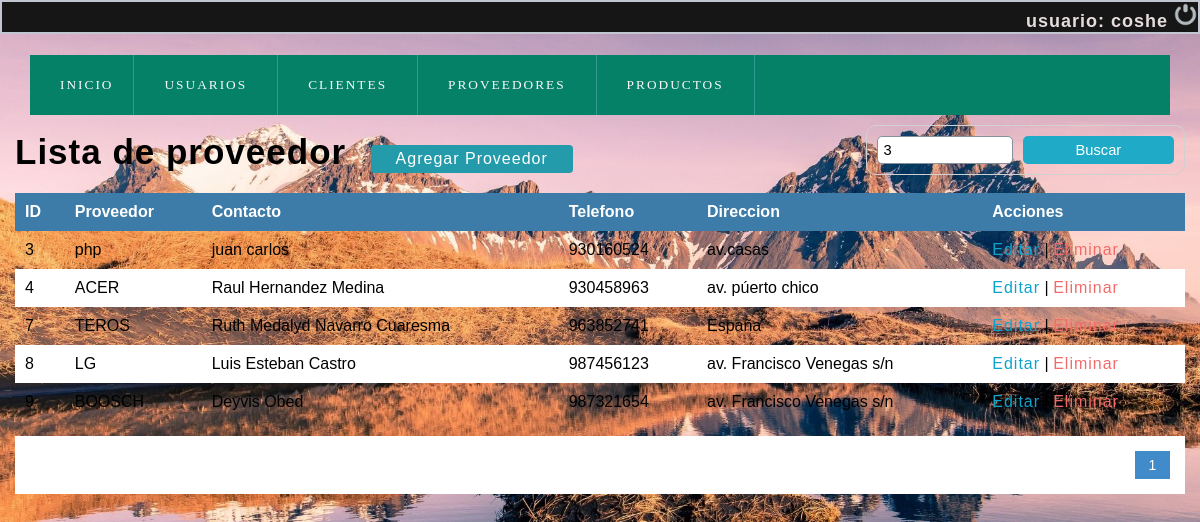
Page /olvidocontraseña/buscar_proveedor.php?busqueda=3 (signed in) on the committed database.
### tables this page shows
CREATE TABLE `users` (
  `id` int(11) NOT NULL,
  `first_name` varchar(100) NOT NULL,
  `last_name` varchar(100) NOT NULL,
  `email` varchar(100) NOT NULL,
  `password` varchar(255) NOT NULL,
  `phone` varchar(15) NOT NULL,
  `forgot_pass_identity` varchar(32) NOT NULL,
  `created` datetime NOT NULL,
  `modified` datetime NOT NULL,
  `status` enum('1','0') NOT NULL DEFAULT '1'
);

CREATE TABLE `proveedores` (
  `codproveedor` int(11) NOT NULL,
  `proveedor` varchar(100) NOT NULL,
  `contacto` varchar(100) NOT NULL,
  `telefono` int(9) NOT NULL,
  `direccion` varchar(100) NOT NULL
);

### olvidocontraseña/user.php (called while the page is built, shortened)
<?php
class User{
    private $dbHost     = "localhost";
    private $dbUsername = "root";
    private $dbPassword = "12345678";
    private $dbName     = "logtest";
    private $port = 3360;
    private $userTbl    = "users";
    public function __construct(){
        if(!isset($this->db)){
            $conn = new mysqli($this->dbHost, $this->dbUsername, $this->dbPassword, $this->dbName,$this->port);
            if($conn->connect_error){
                die("Failed to connect with MySQL: " . $conn->connect_error);
            }else{
                $this->db = $conn;
            }
        }
    }
    public function getRows($conditions = array()){
        $sql = 'SELECT ';
        $sql .= array_key_exists("select",$conditions)?$conditions['select']:'*';
        $sql .= ' FROM '.$this->userTbl;
        if(array_key_exists("where",$conditions)){
            $sql .= ' WHERE ';
            $i = 0;
            foreach($conditions['where'] as $key => $value){
                $pre = ($i > 0)?' AND ':'';
                $sql .= $pre.$key." = '".$value."'";
                $i++;
            }
        }
        $result = $this->db->query($sql);
        if(array_key_exists("return_type",$conditions) && $conditions['return_type'] != 'all'){
            switch($conditions['return_type']){
                case 'single':
                    $data = $result->fetch_assoc();
                    break;
            }
        }else{
            if($result->num_rows > 0){
                while($row = $result->fetch_assoc()){
                    $data[] = $row;
                }
            }
        }
        return !empty($data)?$data:false;
    }
}

### olvidocontraseña/buscar_proveedor.php (the view, shortened to what this page needs)
<?php
	include "conexion.php";
 ?>
<!DOCTYPE html>
<html lang="en">
<head>
	<?php include "scripts.php"; ?>
</head>
<body>
	<?php include "index2.php"; ?>
	<section id="container">
		<?php
			$busqueda = strtolower($_REQUEST['busqueda']);
		 ?>
		<h1>Lista de proveedor</h1>
		<a href="registro_proveedores.php" class="btn_new">Agregar Proveedor</a>
		<form action="buscar_proveedor.php" method="get" class="form_search">
			<input type="text" name="busqueda" id="busqueda" placeholder="Buscar" value="<?php echo $busqueda; ?>">
			<input type="submit" value="Buscar" class="btn_search">
		</form>
		<table>
			<tr>
				<th>ID</th>
				<th>Proveedor</th>
				<th>Contacto</th>
				<th>Telefono</th>
				<th>Direccion</th>
				<th>Acciones</th>
			</tr>
		<?php
			$sql_registe = mysqli_query($conection,"SELECT COUNT(*) as total_registro FROM proveedores
																WHERE ( codproveedor LIKE '%$busqueda%' OR
																		proveedor LIKE '%$busqueda%' OR
																		contacto LIKE '%$busqueda%' OR
																		telefono LIKE '%$busqueda%')");
			$result_register = mysqli_fetch_array($sql_registe);
			$total_registro = $result_register['total_registro'];
			$por_pagina = 5;
			if(empty($_GET['pagina']))
			{
				$pagina = 1;
			}else{
				$pagina = $_GET['pagina'];
			}
			$total_paginas = ceil($total_registro / $por_pagina);
			$query = mysqli_query($conection,"SELECT * FROM proveedores	WHERE
										( codproveedor LIKE '%$busqueda%' OR
											proveedor LIKE '%$busqueda%' OR
											contacto LIKE '%$busqueda%' OR
											telefono LIKE '%$busqueda%' OR
											direccion  LIKE  '%$busqueda%' )");
			$result = mysqli_num_rows($query);
			if($result > 0){
				while ($data = mysqli_fetch_array($query)) {
			?>
				<tr>
					<td><?php echo $data["codproveedor"]; ?></td>
					<td><?php echo $data["proveedor"]; ?></td>
					<td><?php echo $data["contacto"]; ?></td>
					<td><?php echo $data["telefono"]; ?></td>
					<td><?php echo $data['direccion'] ?></td>
					<td>
						<a class="link_edit" href="editar_proveedor.php?id=<?php echo $data["codproveedor"]; ?>">Editar</a>
					<?php if($data["codproveedor"] != 1){ ?>
						|
						<a class="link_delete" href="eliminar_confirmar_proveedor.php?id=<?php echo $data["codproveedor"]; ?>">Eliminar</a>
					<?php } ?>
					</td>
				</tr>
		<?php
				}
			}
		 ?>
		</table>
<?php
	if($total_registro != 0)
	{
 ?>
		<div class="paginador">
			<ul>
			<?php
				for ($i=1; $i <= $total_paginas; $i++) {
					if($i == $pagina)
					{
						echo '<li class="pageSelected">'.$i.'</li>';
					}else{
						echo '<li><a href="?pagina='.$i.'&busqueda='.$busqueda.'">'.$i.'</a></li>';
					}
				}
			 ?>
			</ul>
		</div>
<?php } ?>
	</section>
</body>
</html>

### olvidocontraseña/index2.php (shortened to what this page needs)
<?php
$sessData = !empty($_SESSION['sessData'])?$_SESSION['sessData']:'';
?>
<!DOCTYPE html>
<html>
<head>
    <link rel="stylesheet" href="css/estilo.css">
</head>
<body>
<div class="caja" id="jo">
        <?php
			if(!empty($sessData['userLoggedIn']) && !empty($sessData['userID'])){
				include 'user.php';
				$user = new User();
				$conditions['where'] = array(
					'id' => $sessData['userID'],
				);
				$conditions['return_type'] = 'single';
				$userData = $user->getRows($conditions);
        ?>
        <h4>usuario: <?php echo $userData['first_name']; ?></h2>
        <a href="cuentausuario.php?logoutSubmit=1"><img class="close" src="IMG/salir.png" alt="Salir del sistema" title="Salir"></a>
        <?php } ?>
	</div>
    <header>
        <nav>
            <ul>
                <li><a href="index2.php"><span class="icon-home"></span>INICIO</a></li>
                <li class="submenu">
                    <a href="#"><span class="icon-library"></span>Usuarios<span class="despegable icon-circle-down"></span></a>
                </li>
                <li class="submenu">
                    <a href="#"><span class="icon-library"></span>Clientes<span class="despegable icon-circle-down"></span></a>
                <li class="submenu">
                    <a href="#"><span class="icon-library"></span>Proveedores<span class="despegable icon-circle-down"></span></a>
               <li class="submenu">
                    <a href="#"><span class="icon-library"></span>Productos<span class="despegable icon-circle-down"></span></a>
                    </ul>
        </nav>
    </header>
</body>
</html>

### olvidocontraseña/css/style.css (style rules this page uses)
* { margin: 0; padding: 0; box-sizing: border-box; }
body { background: #ededed; }
h1, h2, h3, h4, h5, h6 { font-family: 'arial'; font-weight: bold; letter-spacing: 1px; }
h1 { font-size: 26px; }
h4 { font-size: 16px; }
a { text-decoration: none; font-family: arial; letter-spacing: 1px; }
header { position: fixed; width: 100%; }
.close { width: 25px; height: 25px; }
nav ul { background: #058167; list-style: none; display: -webkit-flex; display: -moz-flex; display: -ms-flex; display: -o-flex; display: flex; justify-content: left; align-items: center; }
nav ul > li a { position: relative; }
nav a { color: #FFF; display: block; font-size: 10pt; font-family: 'GothamBook'; padding: 15px 30px; text-transform: uppercase; letter-spacing: 2px; transition: background .5s; border-right: 1px solid #319B8F; }
#container { padding: 90px 15px 15px; }
form { background: #FFF; margin: auto; padding: 20px 50px; border: 1px solid #d1d1d1; }
input,select { display: block; width: 100%; font-size: 11pt; padding: 5px; border: 1px solid #85929e; border-radius: 5px; }
#container h1 { font-size: 35px; display: inline-block; }
.btn_new { display: inline-block; background: #239baa; color: #FFF; padding: 5px 25px; border-radius: 4px; margin: 20px; }
table { border-collapse: collapse; font-size: 12pt; font-family: 'arial'; width: 100%; }
table th { text-align: left; padding: 10px; background: #3d7ba8; color: #FFF; }
table tr:nth-child(odd) { background: #FFF; }
table td { padding: 10px; }
.link_edit { color: #0ca4ce; }
.link_delete { color: #f26b6b; }
.paginador ul { padding: 15px; list-style: none; background: #FFF; margin-top: 15px; display: -webkit-flex; display: -moz-flex; display: -ms-flex; display: -o-flex; display: flex; justify-content: flex-end; }
.paginador a, .pageSelected { color: #428bca; border: 1px solid #ddd; padding: 5px; display: inline-block; font-size: 14px; text-align: center; width: 35px; }
.pageSelected { color: #FFF; background: #428bca; border: 1px solid #428bca; }
.form_search { display: -webkit-flex; display: -moz-flex; display: -ms-flex; display: -o-flex; display: flex; float: right; background: initial; padding: 10px; border-radius: 10px; }
.form_search .btn_search { background: #1faac8; color: #FFF; padding: 0 20px; border: 0; cursor: pointer; margin-left: 10px; }

### olvidocontraseña/css/estilo.css (style rules this page uses)
body { margin: 0; font-family: sans-serif; background-image:url(IMG/fondo.jpg); width: 100%; height:100%vh; background-size: cover; }
header { width: 100%; }
header nav { background: rgb(12, 63, 44); z-index: 1250; max-width: 1250px; width: 95%; margin: 20px auto; }
header nav ul { list-style: none; }
header nav ul li { display: inline-block; position: relative; }
header nav ul li a { color:rgb(250, 249, 252); display: block; text-decoration: none; padding: 20px; }
h4 { text-align: right; color: #e7dddd; font-weight: normal; font-size: 18px; font-family: Arial; text-transform: lowercase; display:inline; font-weight: bold; letter-spacing: 1px; }
div { width: 100%; height: 100%vh; background: #302f2f; }
.caja { font-family: Century Gothic,CenturyGothic,AppleGothic,sans-serif; color: #ffffff; font-size: 18px; font-weight: 400; text-align: right; background: #161616; margin: 0 0 1px; overflow: hidden; padding: 0.000001px; border-radius: 35px 0px 35px 0px; -moz-border-radius: 0px 0px 0px 0px; -webkit-border-radius: 0px 0px 0px 0px; border: 2px solid #c1c6d1; }
.close { width: 25px; height: 25px; }
a { text-decoration: none; font-family: arial; letter-spacing: 1px; }

### rows in the picture
users: first_name "coshe"
proveedores: codproveedor "3", proveedor "php", contacto "juan carlos", telefono "930160524", direccion "av.casas"
proveedores: codproveedor "4", proveedor "ACER", contacto "Raul Hernandez Medina", telefono "930458963", direccion "av. púerto chico"
proveedores: codproveedor "7", proveedor "TEROS", contacto "Ruth Medalyd Navarro Cuaresma", telefono "963852741", direccion "España"
proveedores: codproveedor "8", proveedor "LG", contacto "Luis Esteban Castro", telefono "987456123", direccion "av. Francisco Venegas s/n"
proveedores: codproveedor "9", proveedor "BOOSCH", contacto "Deyvis Obed", telefono "987321654", direccion "av. Francisco Venegas s/n"
